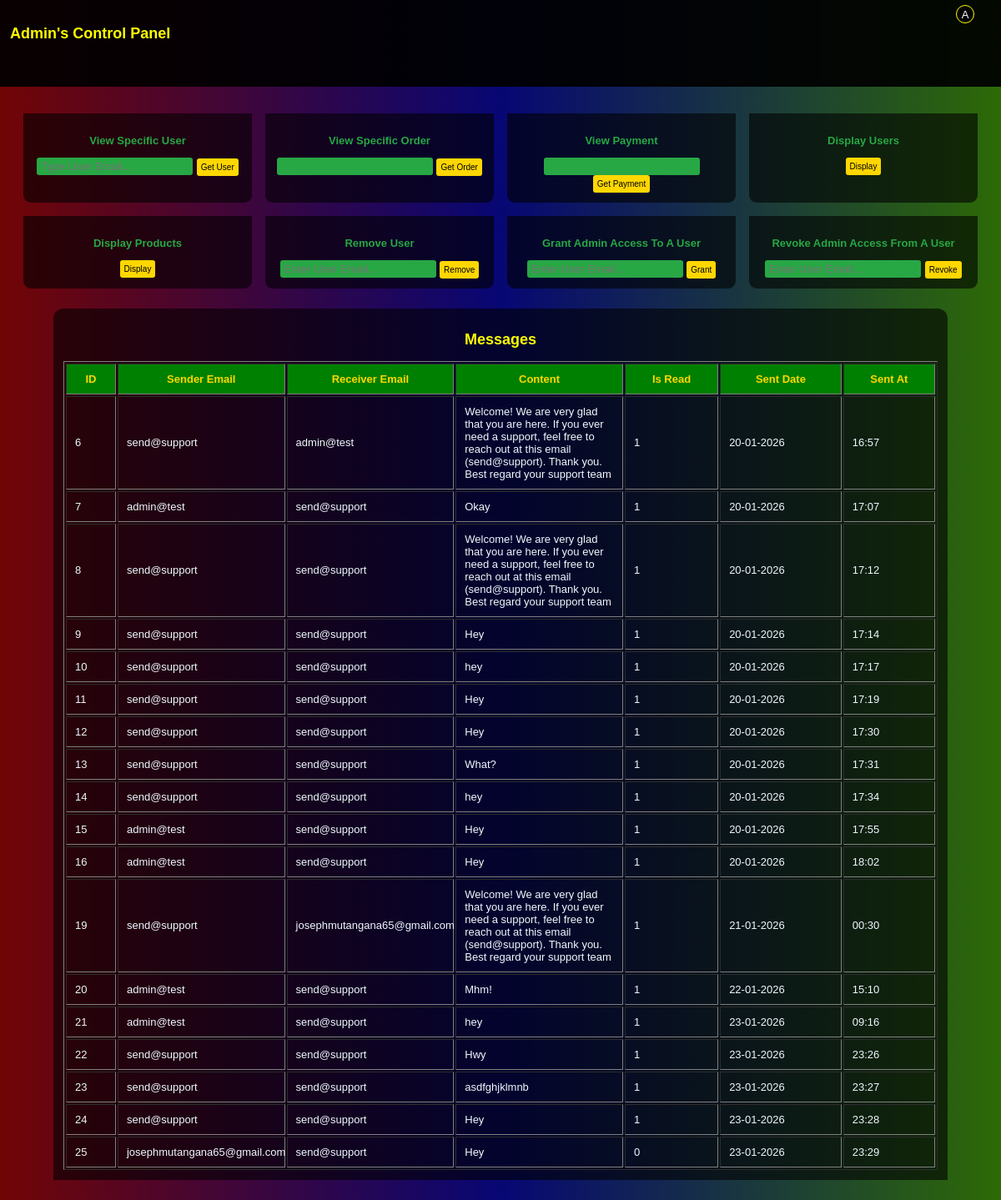
Page /admin/display/messages (signed in) on the earlier database version.
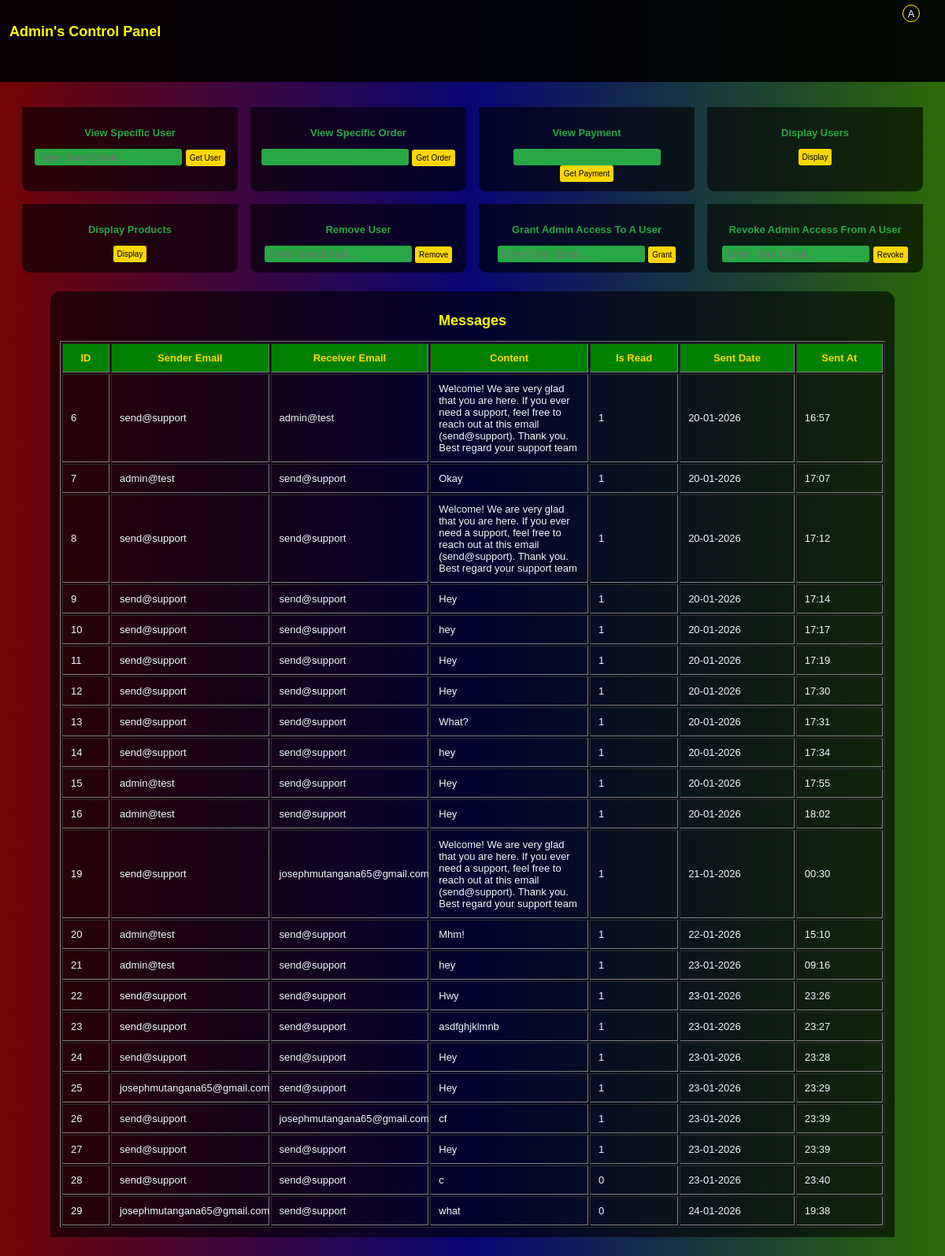
Same page on the later database version.
### tables this page shows
CREATE TABLE message(
         id integer primary key autoincrement,
         sender_email not null,
         receiver_email not null,
         content text not null,
         is_read integer not null default 0,
         sent_date timestamp not null,
         sent_at timestamp not null
         
    );

### app.py (the view)
@app.route("/admin/display/messages/", methods=["GET", "POST"])
@app.route("/admin/display/messages", methods=["GET", "POST"])
def get_messages():
    if "user_id" in session and session.get("user_role") == "Admin":
        conn = get_database()
        cursor = conn.cursor()
        cursor.execute("SELECT * FROM message")
        messages = cursor.fetchall()
        conn.close()
        view_message="Messages"
        if messages:
            return render_template("admin.html", logged_in=True, messages=messages, view_message=view_message, letter=session["user_name"][0].upper(), name = session["user_name"],role=session["user_role"])
        else:
            flash("No Messages", "warning")
            return redirect(url_for("admin"))
    else:
        return redirect(url_for("admin_login"))

### app.py (called while the page is built)
def get_database():
    conn = sqlite3.connect("app.db")
    conn.row_factory = sqlite3.Row
    conn.execute("PRAGMA foreign_keys = ON;")
    return conn

### templates/admin.html (shortened to what this page needs)
<!DOCTYPE html>
<html lang="en">
<head>
    <link rel="stylesheet" href="{{url_for('static', filename='style.css')}}">
</head>
<body id="admin_page">
    <section class="admin_panel">
        <section class="admin_header">
            <h1>Admin's Control Panel</h1>
            <div class="nav">
                <div class="profile">
                    {% if logged_in %}
                    <div class="circle" id="circle" style="background-color: rgb(0,0,0,0.6); border: 1px solid yellow;">
                        <p>{{letter}}</p>
                    </div>
                    {% endif %}
                </div>
        </section>
        <section class="control">
            <div class="box" id="search_user">
                <h1>View Specific User</h1>
                <form action="/admin/user" method="POST">
                    <input type="search" name="email" placeholder="Type User Email..." required>
                    <button>Get User</button>
                </form>
            </div>
            <div class="box" id="view_order">
                <h1>View Specific Order</h1>
                <form action="/view_order" method="post">
                    <input type="search" name="view_order" required>
                    <button>Get Order</button>
                </form>
            </div>
            <div class="box" id="payements">
                <h1>View Payment</h1>
                <form action="/view_payment" method="post">
                    <input type="search" name="view_payment" required>
                    <button>Get Payment</button>
                </form>
            </div>
            <div class="box" id="all_users">
                <h1>Display Users</h1>
                <form action="/admin/display/users" method="post">
                    <button>Display</button>
                </form>
            </div>
            <div class="box" id="all_products">
                <h1>Display Products</h1>
                <form action="/admin/display/products" method="post">
                    <button>Display</button>
                </form>
            </div>
            <div class="box">
                <h1>Remove User</h1>
                <form action="/admin/remove/user" method="post">
                    <input type="email" name="email" id="" required placeholder="Enter User Email...">
                    <button>Remove</button>
                </form>
            </div>
            <div class="box">
                <h1>Grant Admin Access To A User</h1>
                <form action="/admin/grant/admin/access" method="post">
                    <input type="email" name="email" id="" required placeholder="Enter User Email...">
                    <button>Grant</button>
                </form>
            </div>
            <div class="box">
                <h1>Revoke Admin Access From A User</h1>
                <form action="/admin/revoke/admin/access" method="post">
                    <input type="email" name="email" id="" required placeholder="Enter User Email...">
                    <button>Revoke</button>
                </form>
            </div>
        </section>
            {% if messages %}
            <div class="admin_table">
                <h1>{{view_message}}</h1>
                <table border="1" cellpadding="10">
                    <tr>
                        <th>ID</th>
                        <th>Sender Email</th>
                        <th>Receiver Email</th>
                        <th>Content</th>
                        <th>Is Read</th>
                        <th>Sent Date</th>
                        <th>Sent At</th>
                    </tr>
                    {% for message in messages %}
                    <tr>
                        <td>{{ message.id }}</td>
                        <td>{{ message.sender_email }}</td>
                        <td>{{ message.receiver_email }}</td>
                        <td>{{ message.content }}</td>
                        <td>{{ message['is_read'] }}</td>
                        <td>{{ message.sent_date }}</td>
                        <td>{{ message.sent_at }}</td>
                    </tr>
                    {% endfor %}
                </table>
                {% endif %}
                    </div>
    </section>
</body>
</html>

### static/style.css (style rules this page uses)
body { margin: 0; padding: 0; font-weight: lighter; font-family: Arial, Helvetica, sans-serif; }
h1 { font-size: small; }
.header .nav .profile .circle, .admin_header .nav .profile .circle { position: absolute; right: 2rem; top: 6px; width: 20px; height: 20px; border-radius: 50%; display: flex; justify-content: center; align-items: center; }
.header .nav .profile .circle p, .admin_header .nav .profile .circle p { color: white; font-size: small; position: relative; }
input, button { border: none; outline: none; padding: 3px; border-radius: 3px; }
#admin_page { background: linear-gradient(90deg, rgb(114, 5, 5), rgb(7, 7, 116), rgb(45, 106, 6)); }
.admin_header { height: 10vh; padding: 12px; position: sticky; top: 0; background-color: rgba(0, 0, 0, 0.922); }
.admin_header h1 { color: yellow; font-size: large; }
.control { padding-top: 2rem; display: flex; justify-content: center; gap: 1rem; margin: 0 auto; flex-wrap: wrap; }
.control .box { width: auto; padding: 12px; background-color: rgba(0, 0, 0, 0.6); border-radius: 0 0 9px 9px; width: 250px; text-align: center; }
.control .box h1 { color: #28a745; }
#admin_page button { border: none; background-color: gold; padding: 5px 5px; font-size: x-small; }
.control .box input { border: none; background-color: #28a745; padding: 3px 5px; outline: none; color: white; }
.admin_table { justify-content: center; display: flex; flex-direction: column; border-radius: 12px 12px 0 0; padding: 12px; margin: 24px 64px; color: aliceblue; text-align: center; background-color: rgb(0, 0, 0, 0.6); }
.admin_table h1 { color: yellow; font-size: large; }
.admin_table table th { background-color: green; color: gold; font-size: small; }
.admin_table table td { font-size: small; text-align: left; color: aliceblue; max-width: 100px; }

Differences in the rows shown:
changed message id 25: is_read "0" → "1"
added message: id "26", sender_email "send@support", receiver_email "josephmutangana65@gmail.com", content "cf", is_read "1", sent_date "23-01-2026", sent_at "23:39"
added message: id "27", sender_email "send@support", receiver_email "send@support", content "Hey", is_read "1", sent_date "23-01-2026", sent_at "23:39"
added message: id "28", sender_email "send@support", receiver_email "send@support", content "c", is_read "0", sent_date "23-01-2026", sent_at "23:40"
added message: id "29", sender_email "josephmutangana65@gmail.com", receiver_email "send@support", content "what", is_read "0", sent_date "24-01-2026", sent_at "19:38"
